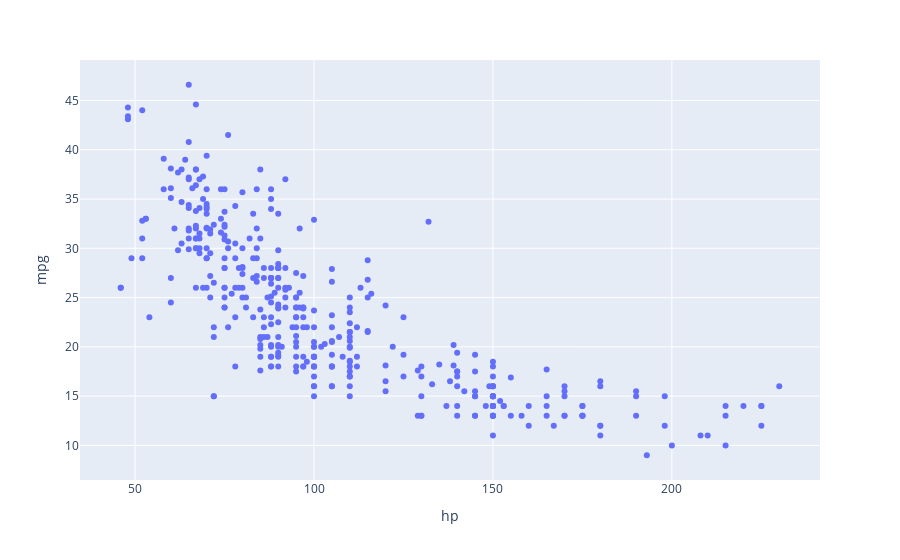

Notebook code for this chart:
### Markdown cell above
Below we plot the MPG vs. hp data.

### Code cell
fig = px.scatter(vehicle_data, x = "hp", y = "mpg")
fig.show()

### Figure 1 — Plotly figure (JSON) as saved in the notebook; plotly's stock layout.template omitted (floating-point values rounded to 4 significant figures; data arrays with more than 128 entries replaced by an {"elided": "..."} marker saying what was removed)
{"data": [{"hovertemplate": "hp=%{x}<br>mpg=%{y}<extra></extra>", "legendgroup": "", "marker": {"color": "#636efa", "symbol": "circle"}, "mode": "markers", "name": "", "orientation": "v", "showlegend": false, "type": "scatter", "x": {"elided": "392 int values"}, "xaxis": "x", "y": {"elided": "392 float values"}, "yaxis": "y"}], "layout": {"autosize": true, "legend": {"tracegroupgap": 0}, "margin": {"t": 60}, "xaxis": {"anchor": "y", "autorange": true, "domain": [0, 1], "range": [34.88, 241.1], "title": {"text": "hp"}, "type": "linear"}, "yaxis": {"anchor": "x", "autorange": true, "domain": [0, 1], "range": [6.089, 49.51], "title": {"text": "mpg"}, "type": "linear"}}}
